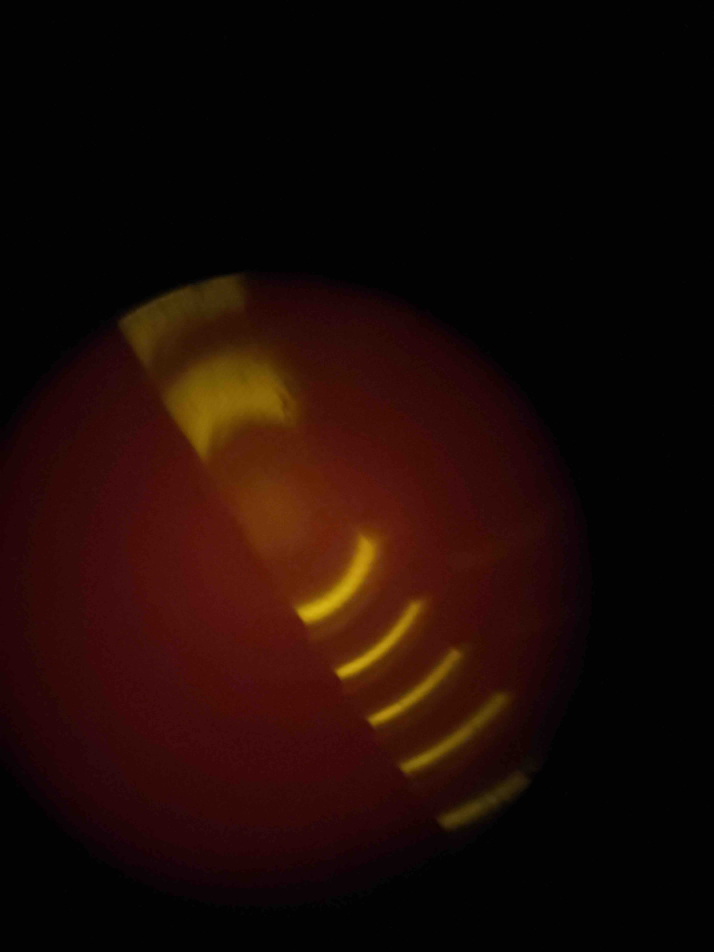
#> input picture data_analysis/images/pattern_0.jpg, 4284 x 5712 px (shown at 1/6 size); its folder holds only this picture in this run
$ python animate_intensity.py
#> lines starting #> are read from the running program, lines starting #| are printed output that depends on the picture
import cv2
import numpy as np
import os
from scipy.signal import find_peaks
import matplotlib.pyplot as plt
from matplotlib.animation import FuncAnimation, PillowWriter
from scipy.signal import find_peaks

# Global parameters
num_files = 17
angle = -35
h_center = 675

# Other parameters (not all are used in this example)
peak_err = 1.57   # sigma R
B_err = 100; I_err = 0.025
lambda_0 = 585e-9  # m
h = 6.626e-34   # J/Hz
c = 3e8         # m/s
t = 0.01        # 1 cm
g = 1
mu_B = 9.274e-24  # J/T
m = 3   # peak of interest

def process_single_image(i, file_pattern='pattern_{}.jpg'):
    """
    Process image with index i, returning the intensity profile.
    """
#> called with i = 0, file_pattern = 'pattern_{}.jpg'
    file_name = file_pattern.format(i)
    file_path = os.path.join('images', file_name)
    image = cv2.imread(file_path, cv2.IMREAD_GRAYSCALE)
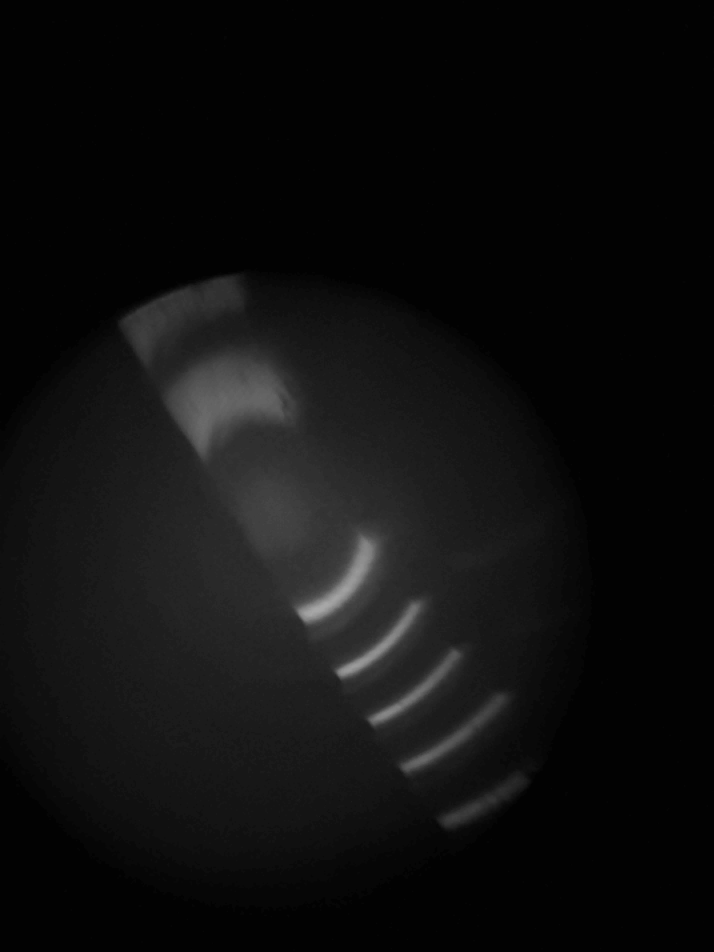
#> image: shape (5712, 4284) (shown at 1/6 size); min 0, max 168, mean 14.3
    if image is None:
        raise FileNotFoundError(f"Image file {file_path} not found.")

    # Crop the top 20% of the image
    height, width = image.shape[:2]
#> height = 5712; width = 4284
    crop_height = int(0.2 * height)
#> crop_height = 1142
    cropped_image = image[crop_height:, :]
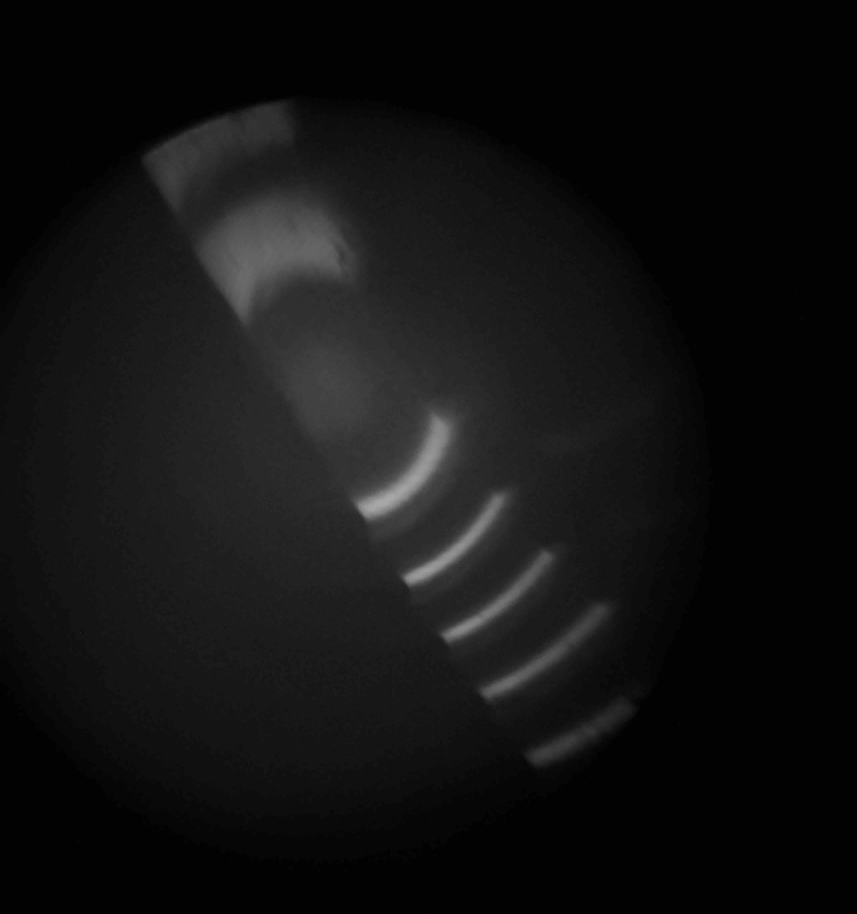
#> cropped_image: shape (4570, 4284) (shown at 1/5 size); min 0, max 168, mean 17.4

    # Rotate the image clockwise by the specified angle
    height_cropped, width_cropped = cropped_image.shape[:2]
#> height_cropped = 4570; width_cropped = 4284
    center = (width_cropped // 2, height_cropped // 2)
#> center = (2142, 2285)
    rotation_matrix = cv2.getRotationMatrix2D(center, angle, scale=1.0)

    # Calculate the new bounding dimensions of the rotated image
    cos = np.abs(rotation_matrix[0, 0])
#> cos = 0.819
    sin = np.abs(rotation_matrix[0, 1])
#> sin = 0.574
    new_width = int(height_cropped * sin + width_cropped * cos)
#> new_width = 6130
    new_height = int(height_cropped * cos + width_cropped * sin)
#> new_height = 6200

    # Adjust the rotation matrix to account for translation
    rotation_matrix[0, 2] += (new_width / 2) - center[0]
    rotation_matrix[1, 2] += (new_height / 2) - center[1]

    # Perform the rotation
    rotated_image = cv2.warpAffine(cropped_image, rotation_matrix, (new_width, new_height))
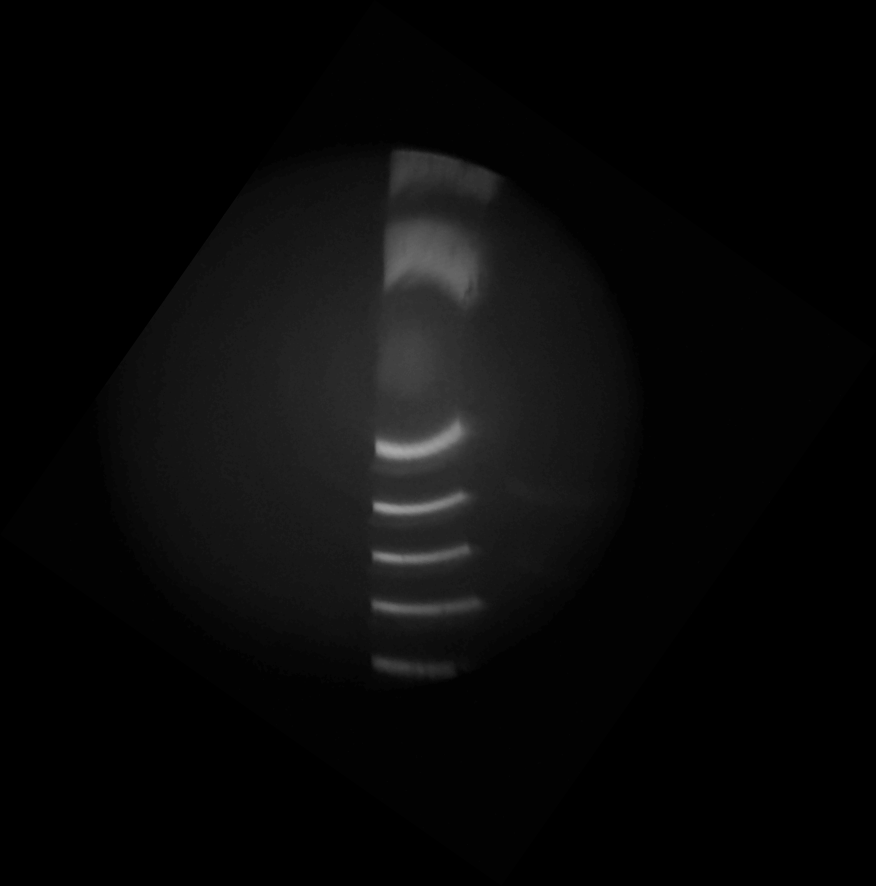
#> rotated_image: shape (6200, 6130) (shown at 1/7 size); min 0, max 168, mean 9

    # Crop a central region of the rotated image
    new_height, new_width = rotated_image.shape[:2]
    # Here we take a vertical slice between 30% and 75% of the height and
    # a horizontal slice between 35% and 65% of the width.
    rotated_cropped = rotated_image[int(new_height*0.3):int(new_height*0.75),
                                     int(new_width*0.35):int(new_width*0.65)]
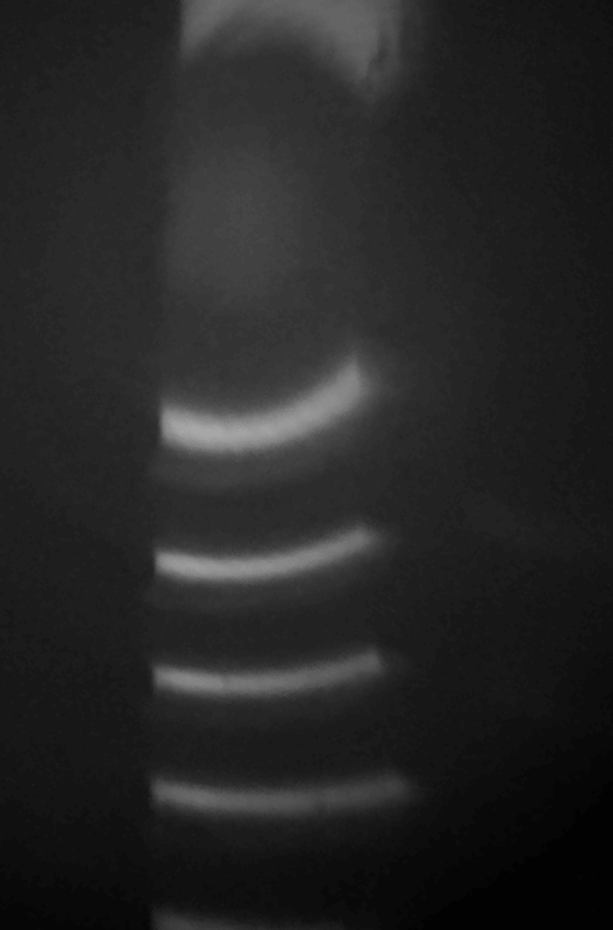
#> rotated_cropped: shape (2790, 1839) (shown at 1/3 size); min 2, max 168, mean 37.5

    # Further crop the image horizontally (e.g., to the left 75% of the width)
    final_crop = rotated_cropped[:, :int(0.75 * rotated_cropped.shape[1])]
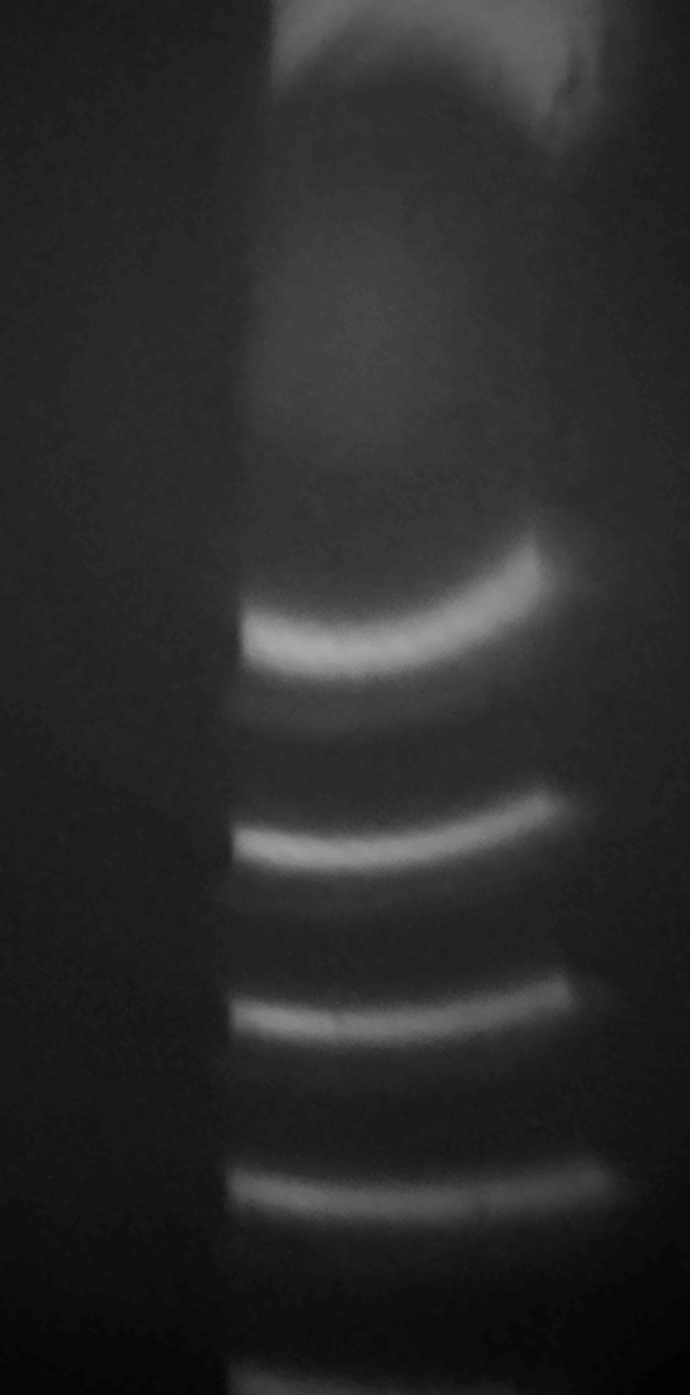
#> final_crop: shape (2790, 1379) (shown at 1/2 size); min 2, max 168, mean 42.8

    # Extract the intensity profile from the middle column,
    # starting from pixel h_center (adjusted relative to the cropped image)
    col = final_crop.shape[1] // 2
#> col = 689
    intensity = final_crop[h_center:, col]
#> intensity = 2115 values, max 160 at index 620, min 13 at index 1986, mean 56.92

    # Optionally, you could also compute the reversed intensity if needed:
    # reversed_intensity = intensity[::-1]

    return intensity

# Precompute the intensity profiles for all images.
# (Alternatively, you can compute them on the fly in the animation function.)
intensity_profiles = []
for i in range(num_files):
    try:
        intensity = process_single_image(i)
        intensity_profiles.append(intensity)
    except FileNotFoundError as e:
        print(e)
        intensity_profiles.append(np.array([]))  # Append empty array if file not found

# Set up the figure and initial plot.
fig, ax = plt.subplots(figsize=(8, 6))
line, = ax.plot([], [], 'k.', markersize=3)
ax.set_title('Intensity Profile (Image 0)')
ax.set_xlabel('Pixel Position')
ax.set_ylabel('Pixel Intensity')
ax.grid(True)

def init():
    """Initialize the background of the animation."""
    ax.set_xlim(0, 500)  # Adjust limits if necessary
    ax.set_ylim(0, 170)  # Assuming 8-bit grayscale images
    line.set_data([], [])
    return line,

def animate(frame):
#> called with frame = 0
    ax.cla()  # Clear the current axes
    # Redraw static elements
    ax.grid(True)
    ax.set_xlabel('Pixel Position')
    ax.set_ylabel('Pixel Intensity')
    intensity = intensity_profiles[frame]
    if intensity.size == 0:
        x = []
        y = []
    else:
        x = np.arange(len(intensity))
        y = intensity

    peaks, _ = find_peaks(y, width=10, distance=40, prominence=5)
    # Plot the intensity profile
    ax.plot(x, y, 'k.', markersize=3)
    # Plot the peaks
    for p in peaks:
        ax.axvline(x=p, color='red', linestyle='--', alpha=0.5)

    ax.set_title(f'm=3 Intensity Profile (Image {frame})')
    ax.set_xlim(1200, 1570)
    ax.set_ylim(0, 170)
    return ax.lines


# Create the animation.
anim = FuncAnimation(fig, animate, init_func=init,
                     frames=num_files, interval=1000, blit=True)

# Save the animation as a GIF.
gif_filename = 'intensity_animation.gif'
writer = PillowWriter(fps=3)
anim.save(gif_filename, writer=writer)
#> figure, not shown here; curve peaks at x = 620, y = 160
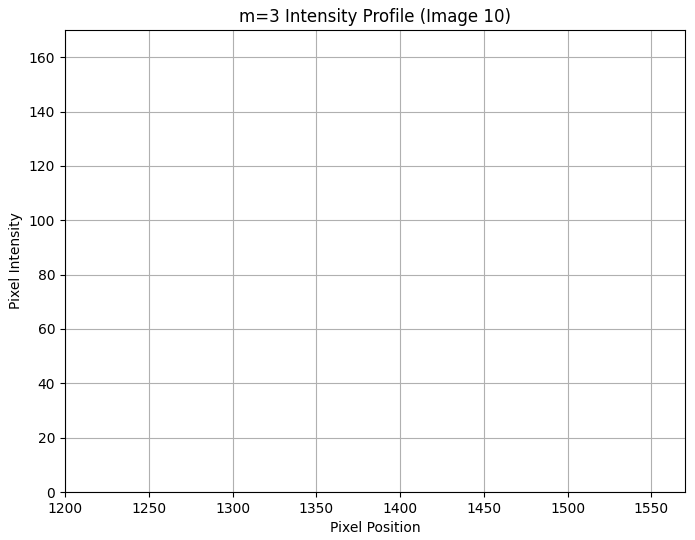
#> figure drawn by matplotlib, 1 panel
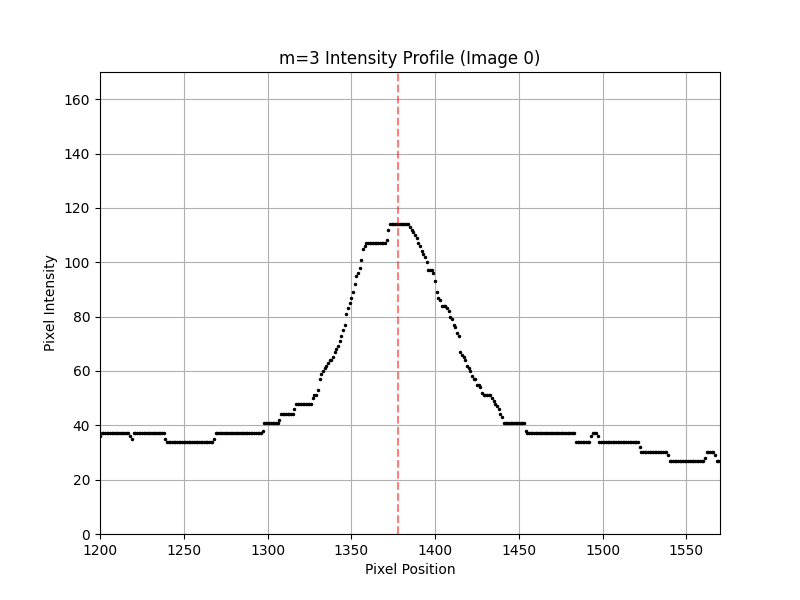
#> saved as intensity_animation.gif: PIL image 800x600 RGBA; mean R, G, B, A 249.3, 249.2, 249.2, 255

print(f'Animation saved as {gif_filename}')
